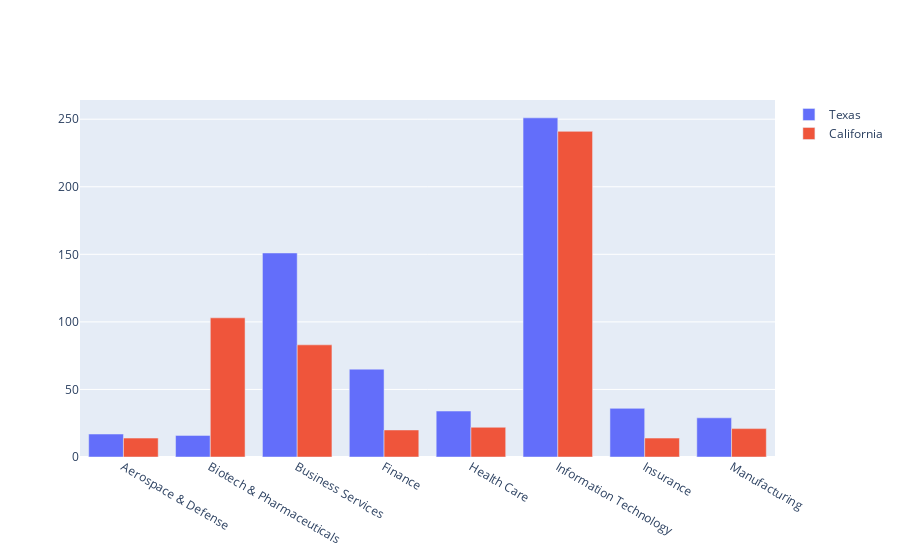

Here is the notebook cell this chart was saved with:
### Code cell
trace1 = go.Bar(x=dfTC['Sector'],
                 y=dfTC['Job Title_x'],
                 name='Texas'
                )
trace2 = go.Bar(x=dfTC['Sector'],
                 y=dfTC['Job Title_y'],
                 name='California'
                )

data=[trace1,trace2]
layout=go.Layout(barmode='group', bargap=0.20)
fig7=go.Figure(data=data,layout=layout)
fig7

### Figure 1 — Plotly figure (JSON) as saved in the notebook; plotly's stock layout.template omitted (floating-point values rounded to 4 significant figures)
{"data": [{"name": "Texas", "type": "bar", "x": ["Aerospace & Defense", "Biotech & Pharmaceuticals", "Business Services", "Finance", "Health Care", "Information Technology", "Insurance", "Manufacturing"], "y": [17, 16, 151, 65, 34, 251, 36, 29]}, {"name": "California", "type": "bar", "x": ["Aerospace & Defense", "Biotech & Pharmaceuticals", "Business Services", "Finance", "Health Care", "Information Technology", "Insurance", "Manufacturing"], "y": [14, 103, 83, 20, 22, 241, 14, 21]}], "layout": {"bargap": 0.2, "barmode": "group"}}
